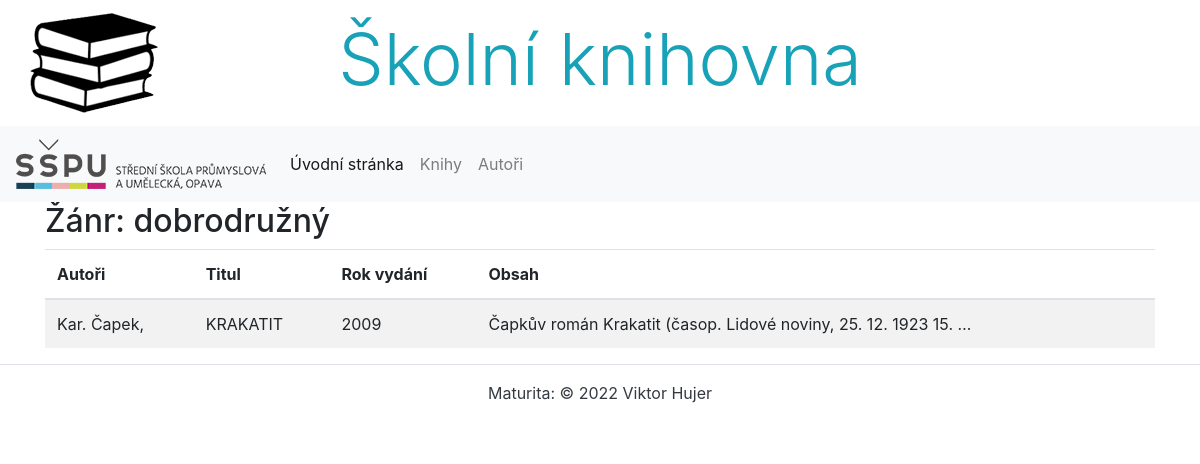
/knihovna/books/genres/9, run on an earlier commit of the app's database.
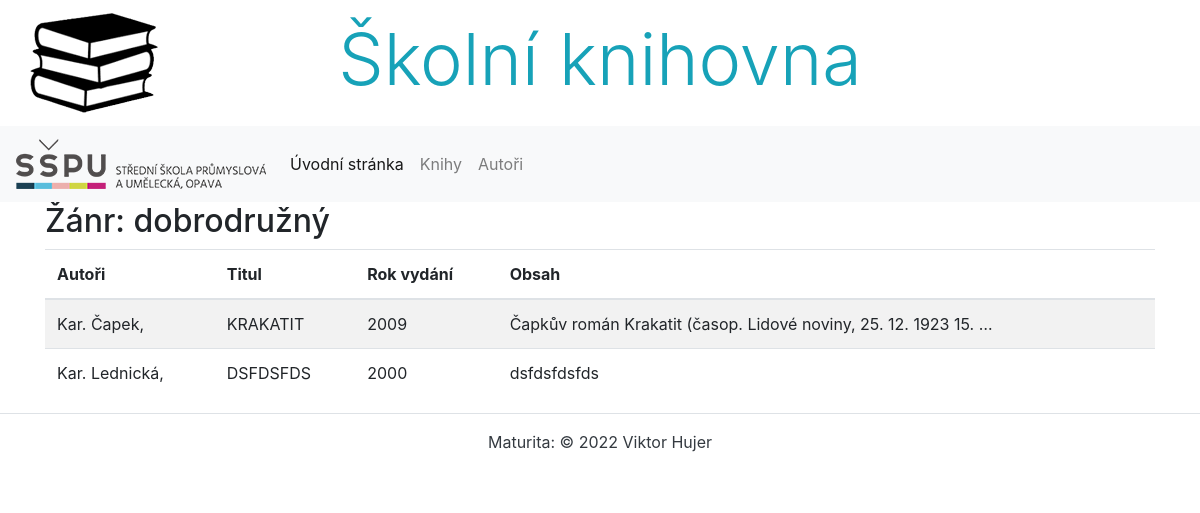
And on a later commit of the database.
### knihovna/models.py (models this page shows, shortened)
class Autor(models.Model):
    jmeno = models.CharField(max_length=80, verbose_name='Jméno autora', help_text='Zadejte jméno autora',
                             error_messages={'blank': 'Jméno autora musí být vyplněno'})
    prijmeni = models.CharField(max_length=50, verbose_name='Příjmení autora', help_text='Zadejte příjmení autora',
                                error_messages={'blank': 'Příjmení autora musí být vyplněno'})
    narozeni = models.DateField(blank=True, null=True, verbose_name='Datum narození')
    umrti = models.DateField(blank=True, null=True, verbose_name='Datum úmrtí')
    biografie = models.TextField(blank=True, verbose_name='Životopis')
    fotografie = models.ImageField(upload_to='autori', verbose_name='Fotografie')
    editor = models.ForeignKey(User, on_delete=models.RESTRICT, default=1)
    class Meta:
        ordering = ['prijmeni', 'jmeno']
        verbose_name = 'Autor'
        verbose_name_plural = 'Autoři'

class Kniha(models.Model):
    titul = models.CharField(max_length=100, verbose_name='Titul knihy', help_text='Zadejte titul knihy',
                             error_messages={'blank': 'Titul knihy musí být vyplněn'})
    autori = models.ManyToManyField(Autor)
    obsah = models.TextField(blank=True, verbose_name='Obsah knihy', help_text='Vložte obsah knihy')
    pocet_stran = models.PositiveIntegerField(blank=True, null=True, validators=[MaxValueValidator(9999)],
                                              verbose_name='Počet stran', help_text='Zadejte počet stran (max. 9999)')
    rok_vydani = models.PositiveIntegerField(blank=True, null=True, validators=[MinValueValidator(1500), MaxValueValidator(2100)],
                                             verbose_name='Rok vydání', help_text='Zadejte rok vydání (1500 - 2100)')
    obalka = models.ImageField(upload_to='obalky', verbose_name='Obálka knihy')
    zanry = models.ManyToManyField(Zanr)
    editor = models.ForeignKey(User, on_delete=models.RESTRICT, default=1)
    vydavatelstvi = models.ForeignKey('Vydavatelstvi', on_delete=models.CASCADE, blank=True, null=True, verbose_name='Vydavatelství')
    class Meta:
        ordering = ['titul']
        verbose_name = 'Kniha'
        verbose_name_plural = 'Knihy'

### knihovna/views.py (the view)
# urls.py: path('books/genres/<int:id>', views.knihy_podle_zanru,
def knihy_podle_zanru(request, id):
    context = {
        'knihy': Kniha.objects.order_by('titul').filter(zanry__id=id),
        'zanr': Zanr.objects.get(pk=id)
    }
    return render(request, 'kniha/zanr.html', context=context)

### knihovna/models.py (called while the page is built)
    def __str__(self):
        return f'{self.nazev}'

### knihovna/templates/kniha/zanr.html (shortened to what this page needs)
{% extends 'base.html' %}
{% block content %}
    <h2>Žánr: {{ zanr }}</h2>
    <table class="table table-striped">
        <thead>
            <tr>
                <th>Autoři</th>
                <th>Titul</th>
                <th>Rok vydání</th>
                <th>Obsah</th>
            </tr>
        </thead>
        <tbody>
            {% for kniha in knihy %}
            <tr>
                <td>
                    {% for autor in kniha.autori.all %}
                        {{ autor.jmeno|slice:":3" }}. {{ autor.prijmeni }},
                    {% endfor %}
                </td>
                <td>{{ kniha.titul.upper }}</td>
                <td>{{ kniha.rok_vydani }}</td>
                <td>{{ kniha.obsah|truncatewords:10 }}</td>
            </tr>
            {% endfor %}
        </tbody>
    </table>
{% endblock %}

What changed in the data, as far as the page shows it:
added Kniha: titul "DSFDSFDS", rok_vydani "2000", obsah "dsfdsfdsfds"
now on this page (row unchanged): Autor: jmeno "Kar", prijmeni "Lednická", shown under "DSFDSFDS"
